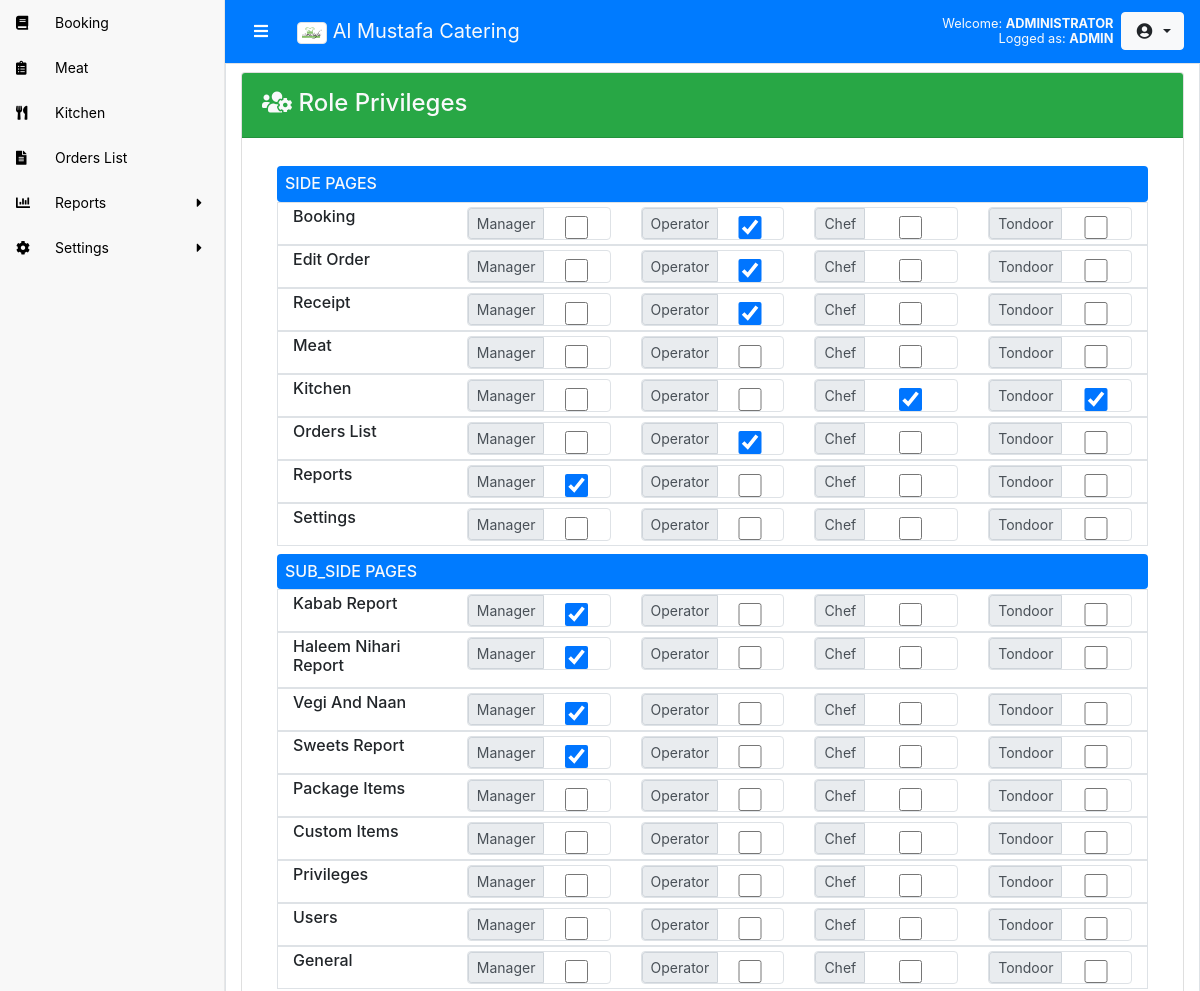
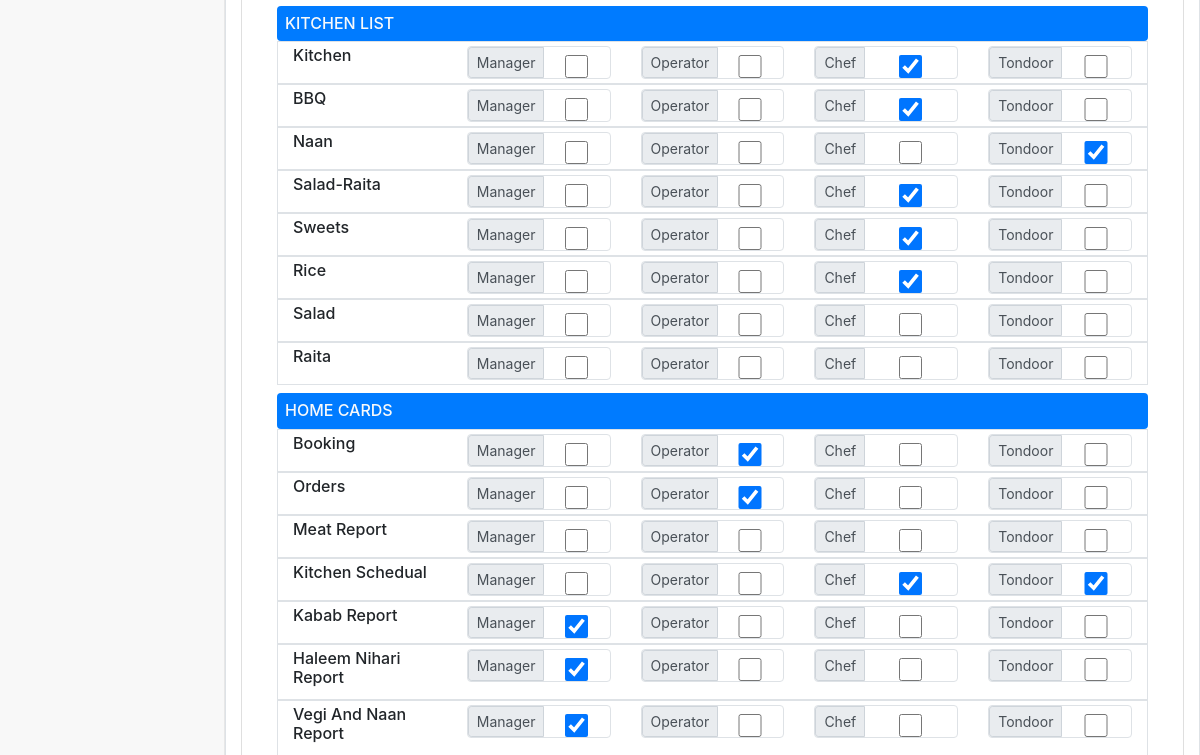
Page /setting_privileges.php (signed in, upper part) on the earlier database version (2 pictures, top to bottom).
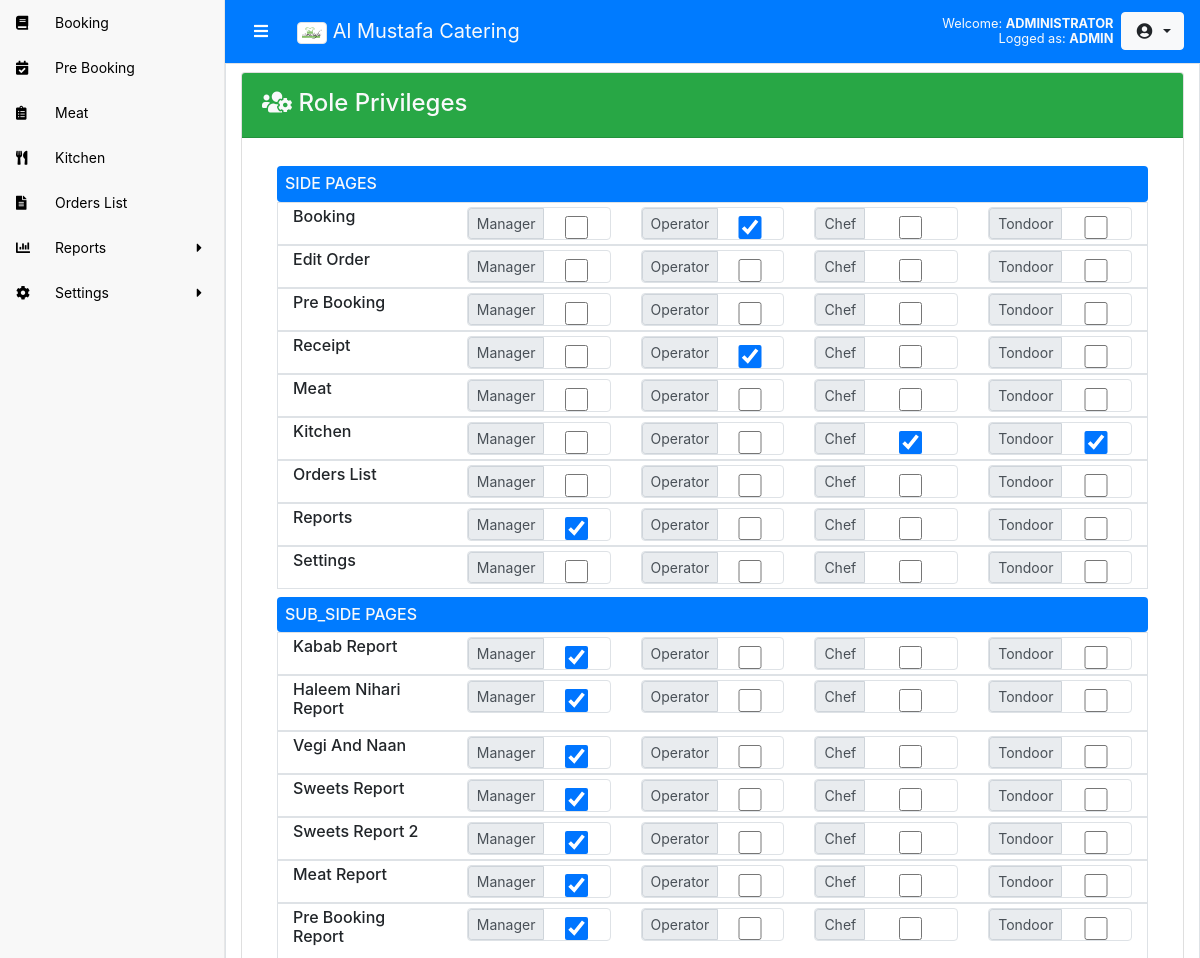
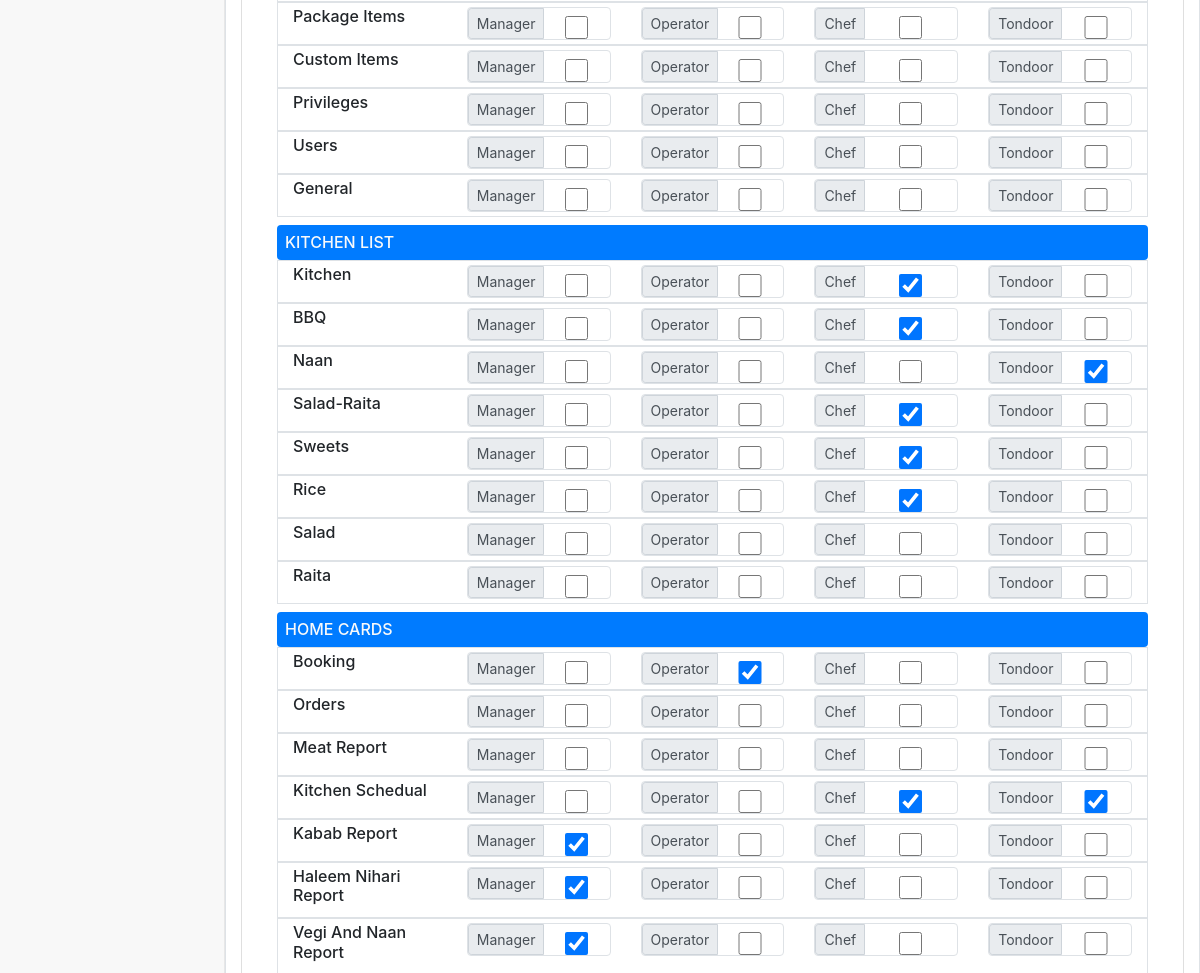
Same page on the later database version (2 pictures, top to bottom).
### tables this page shows
CREATE TABLE `sidebar` (
  `id` int(10) NOT NULL,
  `name` varchar(50) DEFAULT NULL,
  `admin` tinyint(4) DEFAULT NULL,
  `operator` tinyint(4) DEFAULT NULL,
  `chef` tinyint(4) DEFAULT NULL,
  `tandoor` tinyint(4) DEFAULT NULL,
  `manager` tinyint(4) DEFAULT NULL,
  `link` varchar(50) DEFAULT NULL,
  `allow` tinyint(4) DEFAULT NULL,
  `icon` varchar(50) DEFAULT NULL,
  `submenu` tinyint(4) DEFAULT NULL,
  `super` tinyint(3) UNSIGNED NOT NULL DEFAULT 0
);

CREATE TABLE `sub_sidebar` (
  `id` int(11) NOT NULL,
  `main` int(11) NOT NULL,
  `name` varchar(50) DEFAULT NULL,
  `admin` tinyint(4) DEFAULT NULL,
  `operator` tinyint(4) DEFAULT NULL,
  `chef` tinyint(4) DEFAULT NULL,
  `tandoor` tinyint(4) DEFAULT NULL,
  `manager` tinyint(4) DEFAULT NULL,
  `allow` tinyint(4) DEFAULT NULL,
  `link` varchar(50) DEFAULT NULL,
  `icon` varchar(50) DEFAULT NULL
);

CREATE TABLE `kitchen_list` (
  `id` smallint(11) UNSIGNED NOT NULL,
  `name` varchar(25) DEFAULT NULL,
  `admin` tinyint(4) NOT NULL,
  `operator` tinyint(4) DEFAULT NULL,
  `chef` tinyint(4) NOT NULL,
  `tandoor` tinyint(4) NOT NULL,
  `manager` tinyint(4) NOT NULL,
  `allow` tinyint(4) NOT NULL,
  `custom` tinyint(4) DEFAULT NULL,
  `list` smallint(5) UNSIGNED DEFAULT NULL,
  `rank` tinyint(3) UNSIGNED DEFAULT NULL,
  `fun` int(11) DEFAULT NULL
);

CREATE TABLE `home_cards` (
  `id` int(11) NOT NULL,
  `name` varchar(50) DEFAULT NULL,
  `title` varchar(50) DEFAULT NULL,
  `admin` tinyint(4) DEFAULT NULL,
  `operator` tinyint(4) DEFAULT NULL,
  `manager` tinyint(4) DEFAULT NULL,
  `chef` tinyint(4) DEFAULT NULL,
  `tandoor` tinyint(4) DEFAULT NULL,
  `icon` varchar(50) DEFAULT NULL,
  `bg` varchar(25) DEFAULT NULL,
  `link` varchar(50) DEFAULT NULL,
  `text` varchar(100) DEFAULT NULL
);

### inc/build.php (called while the page is built, shortened)
<?php
$sb = 1;
function q($qry)
{
	if ($rs = mysqli_query($GLOBALS['conn'], $qry)) {
		return $rs;
	} else {
		die("<b>Die:</b>" . $qry);
	}
}
function chk($v, $i = 1)
{
	if ($v == $i)
		return "checked='checked'";
}
?>

### setting_privileges.php (the view, shortened to what the changed rows need)
<?php include "inc/top.php"; ?>
<div class="container-fluid border">
	<div class="card mt-2">
		<div class="card-body">
			<div class="row m-0 my-2">
				<div class="col-md-12">
					<?php $rs = q("select * from sidebar where super!=1");
					while($r = mysqli_fetch_array($rs)){ ?>
					<div class="row border m-0 py-1">
						<div class="col">
							<h6 class=""><?=$r['name']?></h6>
						</div>
						<div class="col">
							<div class="input-group input-group-sm border rounded">
								<div class="input-group-prepend">
								    <span class="input-group-text">Manager</span>
								</div>
								<input type="checkbox" id="manager<?=$r['id']?>" value="<?=$r['manager']?>" data-id="<?=$r['id']?>" data-clm="manager" class="form-control mt-2" data-tbl="sidebar" onchange="update_privileges(this)" <?=chk($r['manager']); ?>>
							</div>
						</div>
						<div class="col">
							<div class="input-group input-group-sm border rounded">
								<div class="input-group-prepend">
								    <span class="input-group-text">Operator</span>
								</div>
								<input type="checkbox" id="operator<?=$r['id']?>" value="<?=$r['operator']?>" data-id="<?=$r['id']?>" data-clm="operator" class="form-control mt-2" data-tbl="sidebar" onchange="update_privileges(this)" <?=chk($r['operator']); ?>>
							</div>
						</div>
						<div class="col">
							<div class="input-group input-group-sm border rounded">
								<div class="input-group-prepend">
								    <span class="input-group-text">Chef</span>
								</div>
								<input type="checkbox" id="chef<?=$r['id']?>" value="<?=$r['chef']?>" data-id="<?=$r['id']?>" data-clm="chef" class="form-control mt-2" data-tbl="sidebar" onchange="update_privileges(this)" <?=chk($r['chef']); ?>>
							</div>
						</div>
						<div class="col">
							<div class="input-group input-group-sm border rounded">
								<div class="input-group-prepend">
								    <span class="input-group-text">Tondoor</span>
								</div>
								<input type="checkbox" id="tandoor<?=$r['id']?>" value="<?=$r['tandoor']?>" data-id="<?=$r['id']?>" data-clm="tandoor" class="form-control mt-2" data-tbl="sidebar" onchange="update_privileges(this)" <?=chk($r['tandoor']); ?>>
							</div>
						</div>
					</div>
					<?php } ?>
				</div>
			</div>
			<div class="row m-0 my-2">
				<div class="col-md-12">
					<?php $rs = q("select * from sub_sidebar");
					while($r = mysqli_fetch_array($rs)){ ?>
					<div class="row border m-0 py-1">
						<div class="col">
							<h6 class=""><?=$r['name']?></h6>
						</div>
						<div class="col">
							<div class="input-group input-group-sm border rounded">
								<div class="input-group-prepend">
								    <span class="input-group-text">Manager</span>
								</div>
								<input type="checkbox" id="manager<?=$r['id']?>" value="<?=$r['manager']?>" data-id="<?=$r['id']?>" data-clm="manager" class="form-control mt-2" data-tbl="sub_sidebar" onchange="update_privileges(this)" <?=chk($r['manager']); ?>>
							</div>
						</div>
						<div class="col">
							<div class="input-group input-group-sm border rounded">
								<div class="input-group-prepend">
								    <span class="input-group-text">Operator</span>
								</div>
								<input type="checkbox" id="operator<?=$r['id']?>" value="<?=$r['operator']?>" data-id="<?=$r['id']?>" data-clm="operator" class="form-control mt-2" data-tbl="sub_sidebar" onchange="update_privileges(this)" <?=chk($r['operator']); ?>>
							</div>
						</div>
						<div class="col">
							<div class="input-group input-group-sm border rounded">
								<div class="input-group-prepend">
								    <span class="input-group-text">Chef</span>
								</div>
								<input type="checkbox" id="chef<?=$r['id']?>" value="<?=$r['chef']?>" data-id="<?=$r['id']?>" data-clm="chef" class="form-control mt-2" data-tbl="sub_sidebar" onchange="update_privileges(this)" <?=chk($r['chef']); ?>>
							</div>
						</div>
						<div class="col">
							<div class="input-group input-group-sm border rounded">
								<div class="input-group-prepend">
								    <span class="input-group-text">Tondoor</span>
								</div>
								<input type="checkbox" id="tandoor<?=$r['id']?>" value="<?=$r['tandoor']?>" data-id="<?=$r['id']?>" data-clm="tandoor" class="form-control mt-2" data-tbl="sub_sidebar" onchange="update_privileges(this)" <?=chk($r['tandoor']); ?>>
							</div>
						</div>
					</div>
					<?php } ?>
				</div>
			</div>
			<div class="row m-0 my-2">
				<div class="col-md-12">
					<?php $rs = q("select * from kitchen_list");
					while($r = mysqli_fetch_array($rs)){ ?>
					<div class="row border m-0 py-1">
						<div class="col">
							<h6 class=""><?=$r['name']?></h6>
						</div>
						<div class="col">
							<div class="input-group input-group-sm border rounded">
								<div class="input-group-prepend">
								    <span class="input-group-text">Manager</span>
								</div>
								<input type="checkbox" id="manager<?=$r['id']?>" value="<?=$r['manager']?>" data-id="<?=$r['id']?>" data-clm="manager" class="form-control mt-2" data-tbl="kitchen_list" onchange="update_privileges(this)" <?=chk($r['manager']); ?>>
							</div>
						</div>
						<div class="col">
							<div class="input-group input-group-sm border rounded">
								<div class="input-group-prepend">
								    <span class="input-group-text">Operator</span>
								</div>
								<input type="checkbox" id="operator<?=$r['id']?>" value="<?=$r['operator']?>" data-id="<?=$r['id']?>" data-clm="operator" class="form-control mt-2" data-tbl="kitchen_list" onchange="update_privileges(this)" <?=chk($r['operator']); ?>>
							</div>
						</div>
						<div class="col">
							<div class="input-group input-group-sm border rounded">
								<div class="input-group-prepend">
								    <span class="input-group-text">Chef</span>
								</div>
								<input type="checkbox" id="chef<?=$r['id']?>" value="<?=$r['chef']?>" data-id="<?=$r['id']?>" data-clm="chef" class="form-control mt-2" data-tbl="kitchen_list" onchange="update_privileges(this)" <?=chk($r['chef']); ?>>
							</div>
						</div>
						<div class="col">
							<div class="input-group input-group-sm border rounded">
								<div class="input-group-prepend">
								    <span class="input-group-text">Tondoor</span>
								</div>
								<input type="checkbox" id="tandoor<?=$r['id']?>" value="<?=$r['tandoor']?>" data-id="<?=$r['id']?>" data-clm="tandoor" class="form-control mt-2" data-tbl="kitchen_list" onchange="update_privileges(this)" <?=chk($r['tandoor']); ?>>
							</div>
						</div>
					</div>
					<?php } ?>
				</div>
			</div>
			<div class="row m-0 my-2">
				<div class="col-md-12">
					<?php $rs = q("select * from home_cards");
					while($r = mysqli_fetch_array($rs)){ ?>
					<div class="row border m-0 py-1">
						<div class="col">
							<h6 class=""><?=$r['name']?></h6>
						</div>
						<div class="col">
							<div class="input-group input-group-sm border rounded">
								<div class="input-group-prepend">
								    <span class="input-group-text">Manager</span>
								</div>
								<input type="checkbox" id="manager<?=$r['id']?>" value="<?=$r['manager']?>" data-id="<?=$r['id']?>" data-clm="manager" class="form-control mt-2" data-tbl="home_cards" onchange="update_privileges(this)" <?=chk($r['manager']); ?>>
							</div>
						</div>
						<div class="col">
							<div class="input-group input-group-sm border rounded">
								<div class="input-group-prepend">
								    <span class="input-group-text">Operator</span>
								</div>
								<input type="checkbox" id="operator<?=$r['id']?>" value="<?=$r['operator']?>" data-id="<?=$r['id']?>" data-clm="operator" class="form-control mt-2" data-tbl="home_cards" onchange="update_privileges(this)" <?=chk($r['operator']); ?>>
							</div>
						</div>
						<div class="col">
							<div class="input-group input-group-sm border rounded">
								<div class="input-group-prepend">
								    <span class="input-group-text">Chef</span>
								</div>
								<input type="checkbox" id="chef<?=$r['id']?>" value="<?=$r['chef']?>" data-id="<?=$r['id']?>" data-clm="chef" class="form-control mt-2" data-tbl="home_cards" onchange="update_privileges(this)" <?=chk($r['chef']); ?>>
							</div>
						</div>
						<div class="col">
							<div class="input-group input-group-sm border rounded">
								<div class="input-group-prepend">
								    <span class="input-group-text">Tondoor</span>
								</div>
								<input type="checkbox" id="tandoor<?=$r['id']?>" value="<?=$r['tandoor']?>" data-id="<?=$r['id']?>" data-clm="tandoor" class="form-control mt-2" data-tbl="home_cards" onchange="update_privileges(this)" <?=chk($r['tandoor']); ?>>
							</div>
						</div>
					</div>
					<?php } ?>
				</div>
			</div>
		</div>
	</div>
</div>
<?php include "inc/btm.php"; ?>

### inc/sidebar.php (shortened to what the changed rows need)
<div id="sidebar-wrapper" class="d-print-none <?php if(!$sb) echo 'sidebar-toggled'; ?>">
    <aside id="sidebar">
        <ul id="sidemenu" class="sidebar-nav">
            <?php $sbrs = q("select * from sidebar where {$type}=1 and allow=1");
            while($sb = mysqli_fetch_array($sbrs)){ ?>
            <li>
                <?php if ($sb['submenu']) { ?>
                <a class="accordion-toggle collapsed toggle-switch" data-toggle="collapse" href="#<?=$sb['link']?>">
               <?php }else{ ?>
                <a href="<?=$sb['link']?>">
               <?php } ?>
                    <span class="sidebar-icon"><i class="<?=$sb['icon']?>" aria-hidden="true"></i></span>
                    <span class="sidebar-title"><?=$sb['name']?></span>
                    <?php if ($sb['submenu']) { ?>
                        <i class="fa fa-caret-right caret"></i>
                   <?php } ?>
                </a>
            </li>
           <?php } ?>
        </ul>
    </aside>
</div>

Differences in the rows shown:
added sidebar: name "Pre Booking"
changed sidebar "Orders List": id "☑" → "☐"
changed sidebar "Edit Order": id "☑" → "☐"
added sub_sidebar: name "Sweets Report 2"
added sub_sidebar: name "Meat Report"
added sub_sidebar: name "Pre Booking Report"
changed home_cards "Orders": id "☑" → "☐"
